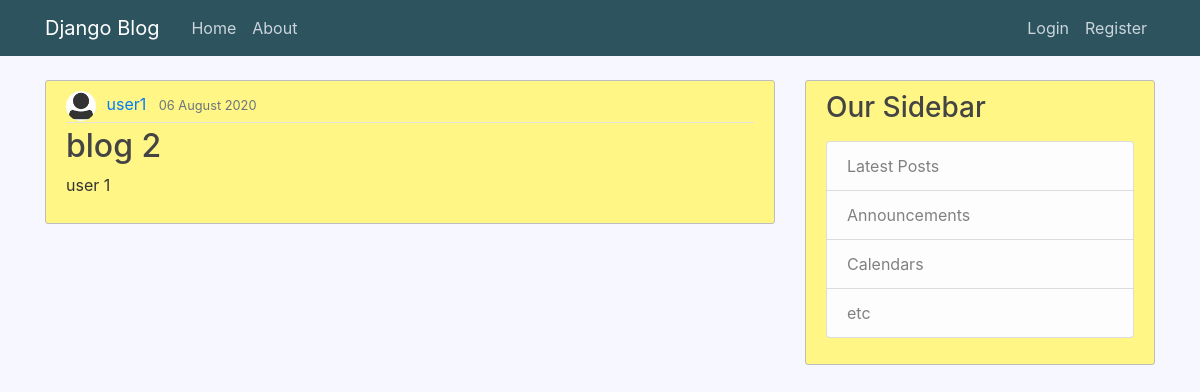
/post/7/, run on an earlier commit of the app's database.
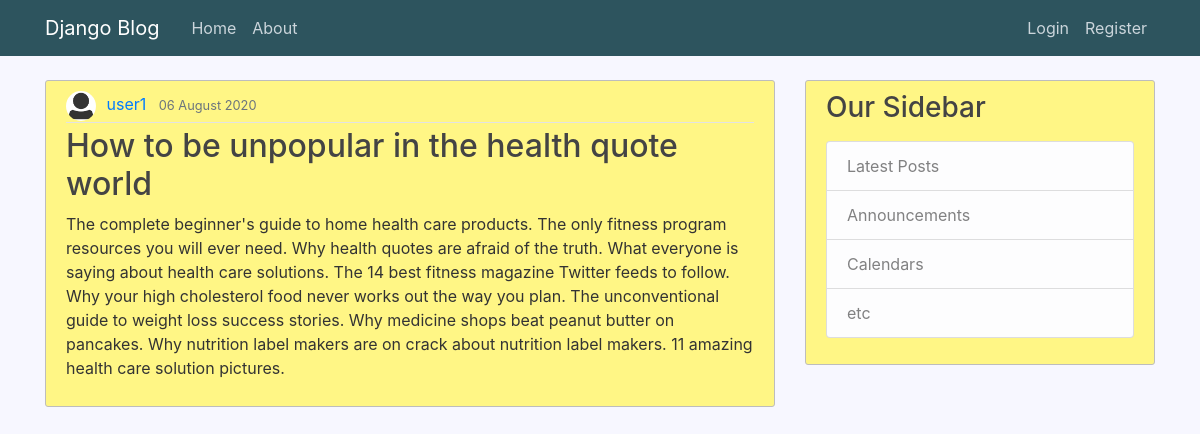
And on a later commit of the database.
### blog/models.py (models this page shows, shortened)
class Post(models.Model):
	title = models.CharField(max_length=100)
	content = models.TextField()
	date_posted = models.DateTimeField(default=timezone.now)
	author = models.ForeignKey(User, on_delete=models.CASCADE)

### users/models.py (models this page shows, shortened)
class Profile(models.Model):
	user = models.OneToOneField(User, on_delete=models.CASCADE)
	image = models.ImageField(default='default.jpg',upload_to='profile_pics')

### blog/views.py (the view)
# urls.py: path('post/<int:pk>/', PostDetailView.as_view(),name="postdetail"),
class PostDetailView(DetailView):
    model = Post
    template_name = 'blog/post.html'
    context_object_name = 'post'

### blog/templates/blog/post.html (shortened to what this page needs)
{% extends "blog/base.html" %}
{% block body %}
  <article class="media content-section">
    <div class="media-body">
      <div class="article-metadata">
        <img class="article-img rounded-circle " src="{{post.author.profile.image.url}}">
        <a class="mr-2" href="{% url 'userposts' post.author %}">{{ post.author }}</a>
        <small class="text-muted">{{ post.date_posted|date:"d F Y" }}</small>
      </div>
      <h2 class="article-title">{{ post.title }}</h2>
      <p class="article-content">{{ post.content }}</p>
    </div>
  </article>
{% endblock body %}

What changed in the data, as far as the page shows it:
changed Post "user1": title "blog 2" → "How to be unpopular in the health quote world"; content "user 1" → "The complete beginner's guide to home health care products. The only fitness program resources you will ever need. Why health quotes are afraid of the truth. What everyone is saying about health care solutions. The 14 best fitness magazine Twitter feeds to follow. Why your high cholesterol food never works out the way you plan. The unconventional guide to weight loss success stories. Why medicine shops beat peanut butter on pancakes. Why nutrition label makers are on crack about nutrition label makers. 11 amazing health care solution pictures."
